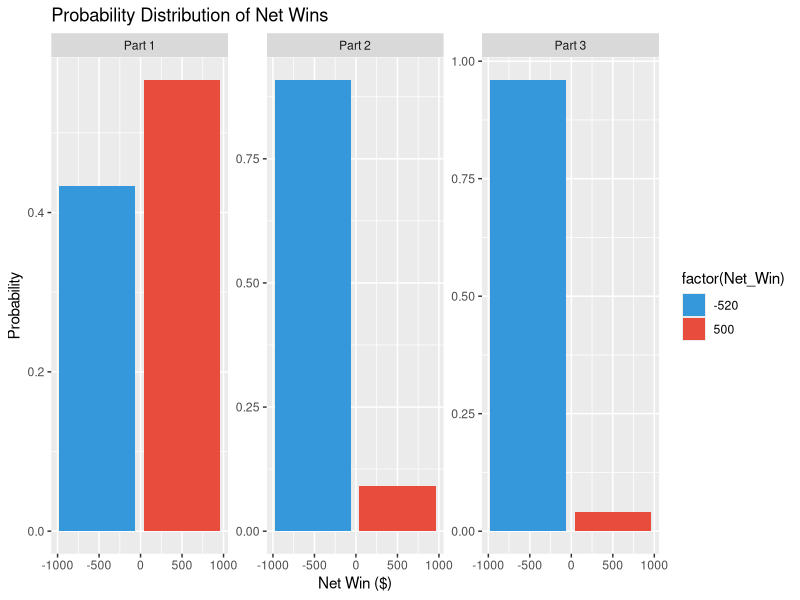

Here is the R script that generated this plot:


# PART 1

prob_red_sox_win_boston = 0.6
prob_yankees_win_ny = 0.57

# (i)
Probability_of_winning_at_home = 0.6
Probability_of_winning_away = 0.43
Probability_of_losing_at_home = 1 - Probability_of_winning_at_home

Probability_of_winning_both_games = Probability_of_winning_at_home * (1 - 0.57) # Win both games (home, away)
Probability_of_winning_both_games

Probability_of_win_lose_win = Probability_of_winning_at_home * 0.57 * Probability_of_winning_at_home # Win home, lose away, win home
Probability_of_win_lose_win
Probability_of_lose_win_win = Probability_of_losing_at_home * Probability_of_winning_away * Probability_of_winning_at_home # Lose home, win away, win home
Probability_of_lose_win_win

P_WW <- Probability_of_winning_at_home * (1 - prob_yankees_win_ny)
P_WLW <- Probability_of_winning_at_home * prob_yankees_win_ny * Probability_of_winning_at_home
P_LWW <- Probability_of_losing_at_home * Probability_of_winning_away * Probability_of_winning_at_home

Probbility_of_wining_the_series = P_WW + P_WLW + P_LWW
Probbility_of_wining_the_series

# (ii)
# Calculate probability of Red Sox winning the series
Probability_of_winning_the_series <- P_WW + P_WLW + P_LWW
prob_red_sox_series_win <- Probability_of_winning_the_series

# Net winning values
net_winning_values <- c(500, -520)
prob_distribution <- c(prob_red_sox_series_win, 1 - prob_red_sox_series_win)

# Expected net win
expected_net_win <- sum(net_winning_values * prob_distribution)
standard_deviation <- sqrt(sum((net_winning_values - expected_net_win)^2 * prob_distribution))

cat("(ii) Expected Net Win:", expected_net_win, "\n")
cat("Standard Deviation of Net Win:", standard_deviation, "\n")

# (iii)
# Ensure net_winning_values and prob_distribution are correctly defined
net_winning_values <- c(500, -520)
prob_distribution <- c(prob_red_sox_series_win, 1 - prob_red_sox_series_win)

# Generate random values
set.seed(123)  # For reproducibility
random_values_X <- sample(net_winning_values, 10000, replace = TRUE, prob = prob_distribution)

# Calculate confidence interval
confidence_interval <- quantile(random_values_X, c(0.025, 0.975))

cat("(iii) 95% Confidence Interval for Expected Net Win:", confidence_interval, "\n")

# (iv)
observed_freq = table(random_values_X)
expected_freq = prob_distribution * sum(observed_freq)

chi_squared_stat = sum((observed_freq - expected_freq)^2 / expected_freq)
p_value = 1 - pchisq(chi_squared_stat, df = length(prob_distribution) - 1)

cat("(iv) Chi-squared Statistic:", chi_squared_stat, "\n")
cat("P-value:", p_value, "\n")

# (v) 
cat("(v) Based on observations, the betting strategy is favorable.\n")



# PART 2
prob_red_sox_win_ny = 1 - prob_red_sox_win_boston
prob_yankees_win_boston = 1 - prob_yankees_win_ny

prob_red_sox_series_win_part2 = choose(2, 2) * (prob_red_sox_win_ny^2) * ((1 - prob_yankees_win_boston)^1)

# (i) 
cat("(i) Probability Red Sox wins the series (Part 2):", prob_red_sox_series_win_part2, "\n")

# (ii)
prob_distribution_part2 = c(prob_red_sox_series_win_part2, 1 - prob_red_sox_series_win_part2)

expected_net_win_part2 = sum(net_winning_values * prob_distribution_part2)
standard_deviation_part2 = sqrt(sum((net_winning_values - expected_net_win_part2)^2 * prob_distribution_part2))

cat("(ii) Expected Net Win (Part 2):", expected_net_win_part2, "\n")
cat("Standard Deviation of Net Win (Part 2):", standard_deviation_part2, "\n")



# PART 3
prob_red_sox_series_win_part3 = choose(3, 3) * (prob_red_sox_win_boston^3) * ((1 - prob_yankees_win_ny)^2)

# (i)
cat("(i) Probability Red Sox wins the series (Part 3):", prob_red_sox_series_win_part3, "\n")

# (ii)
prob_distribution_part3 = c(prob_red_sox_series_win_part3, 1 - prob_red_sox_series_win_part3)

expected_net_win_part3 = sum(net_winning_values * prob_distribution_part3)
standard_deviation_part3 = sqrt(sum((net_winning_values - expected_net_win_part3)^2 * prob_distribution_part3))

cat("(ii) Expected Net Win (Part 3):", expected_net_win_part3, "\n")
cat("Standard Deviation of Net Win (Part 3):", standard_deviation_part3, "\n")

library(ggplot2)

visualization_data = data.frame(Net_Win = net_winning_values, Probability = prob_distribution)

visualization_data_part2 = data.frame(Net_Win = net_winning_values, Probability = prob_distribution_part2)

visualization_data_part3 = data.frame(Net_Win = net_winning_values, Probability = prob_distribution_part3)

all_visualization_data = rbind(
  transform(visualization_data, Part = "Part 1"),
  transform(visualization_data_part2, Part = "Part 2"),
  transform(visualization_data_part3, Part = "Part 3")
)

combined_bar_plot = ggplot(all_visualization_data, aes(x = Net_Win, y = Probability, fill = factor(Net_Win))) +
  geom_bar(stat = "identity", position = "dodge") +
  facet_wrap(~Part, scales = "free_y") +
  labs(title = "Probability Distribution of Net Wins",
       x = "Net Win ($)",
       y = "Probability") +
  scale_fill_manual(values = c("#3498db", "#e74c3c"))  # Blue for positive, red for negative

combined_bar_plot
